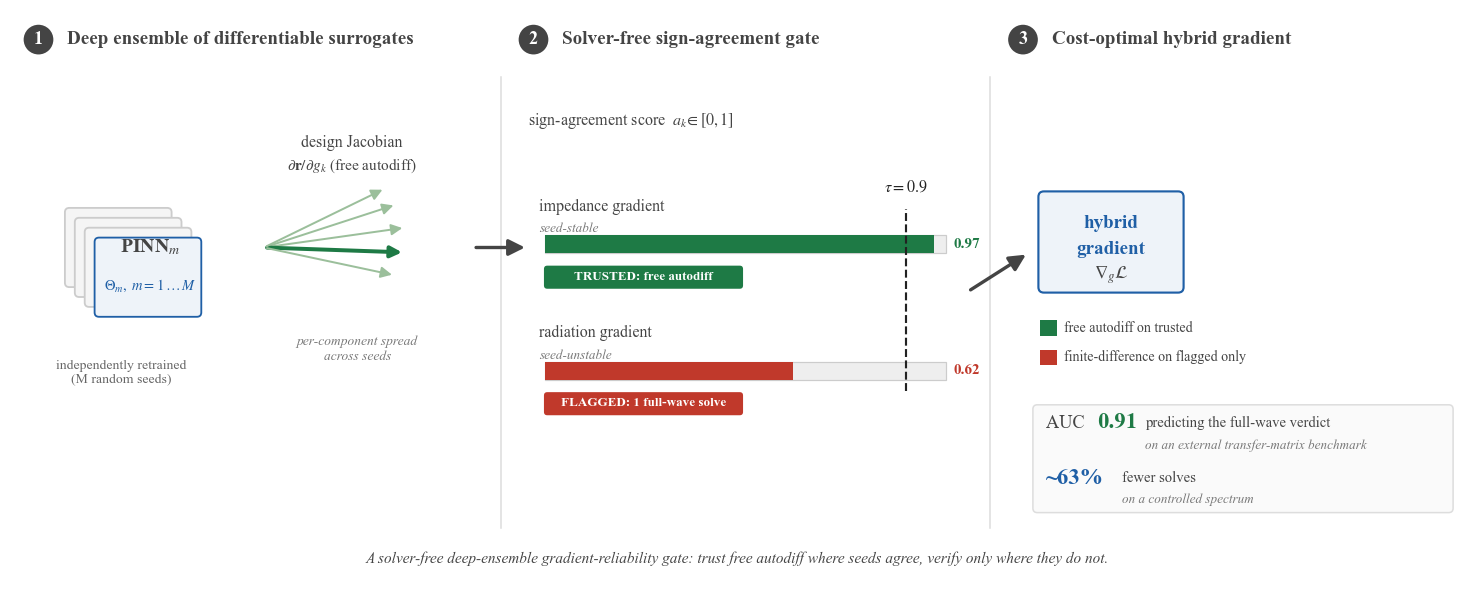

Here is the Python script that generated this plot:
# -*- coding: utf-8 -*-
# Elsevier graphical abstract for paper 2. landscape banner, single composite.
# three left-to-right stages: ensemble Jacobian -> sign-agreement gate -> hybrid gradient.
# numbers are the honest manuscript figures (external AUC 0.906~0.91, tau=0.9, 63% controlled).
import os
os.environ['KMP_DUPLICATE_LIB_OK'] = 'TRUE'
import numpy as np
import matplotlib
matplotlib.use('Agg')
import matplotlib.pyplot as plt
from matplotlib.patches import FancyBboxPatch, FancyArrowPatch, Rectangle, Circle

DIR = os.path.dirname(os.path.abspath(__file__))

# palette matches the paper's figures
NEU = '#444444'
SIG = '#1f5fa6'   # neutral / curve
ACC = '#c0392b'   # flagged / unreliable
GRN = '#1e7a45'   # trusted

plt.rcParams.update({
    'font.family': 'serif',
    'font.serif': ['Times New Roman'],
    'mathtext.fontset': 'stix',
    'pdf.fonttype': 42,
    'ps.fonttype': 42,
    'axes.spines.top': False,
    'axes.spines.right': False,
})

# canvas: ~1340 x 540 px at 100 dpi -> clears the >=531x1328 px floor
fig = plt.figure(figsize=(13.4, 5.4))
ax = fig.add_axes([0, 0, 1, 1])
ax.set_xlim(0, 134); ax.set_ylim(0, 54); ax.axis('off')

# light dividers between the three stages
for xd in (45.5, 90.0):
    ax.plot([xd, xd], [6, 47], color='#dddddd', lw=1.0, zorder=0)

# faint stage banners along the top
def stage_header(x, n, txt, col):
    ax.add_patch(Circle((x, 50.4), 1.35, facecolor=col, edgecolor='none', zorder=4))
    ax.text(x, 50.4, n, ha='center', va='center', fontsize=12, color='white',
            fontweight='bold', zorder=5)
    ax.text(x + 2.6, 50.4, txt, ha='left', va='center', fontsize=12.5,
            color=NEU, fontweight='bold')

stage_header(3.5, '1', 'Deep ensemble of differentiable surrogates', NEU)
stage_header(48.5, '2', 'Solver-free sign-agreement gate', NEU)
stage_header(93.0, '3', 'Cost-optimal hybrid gradient', NEU)

# ============================ STAGE 1 ============================
# M independently retrained surrogates -> a per-component design Jacobian,
# drawn as a small fan of gradient arrows with seed spread.
sx = 6.0
# stacked surrogate cards
for k in range(4):
    off = k * 0.9
    ax.add_patch(FancyBboxPatch((sx + off, 28 - off), 9.5, 7.0,
                 boxstyle='round,pad=0.1,rounding_size=0.4',
                 facecolor='#f5f5f5' if k < 3 else '#eef3f9',
                 edgecolor=SIG if k == 3 else '#cccccc', lw=1.2, zorder=3 + k))
ax.text(sx + 2.7 + 5.0, 31.5, r'PINN$_m$', ha='center', va='center',
        fontsize=13, fontweight='bold', color=NEU, zorder=8)
ax.text(sx + 2.7 + 5.0, 28.0, r'$\Theta_m,\;m=1\dots M$', ha='center', va='center',
        fontsize=9.5, color=SIG, zorder=8)
ax.text(sx + 5.0, 21.3, 'independently retrained\n(M random seeds)',
        ha='center', va='top', fontsize=9.0, color='#666666')

# fan of per-component gradient arrows (ensemble spread)
gx = 24.0; gy = 31.5
rng = np.random.default_rng(7)
angles = np.array([18, 8, -2, -12, 26])      # spread of the ensemble gradient
for j, a in enumerate(angles):
    r = 12.5 + rng.uniform(-0.6, 0.6)
    th = np.deg2rad(a)
    col = GRN if j == 2 else '#9bbf9b'        # central direction in trusted green
    lw = 2.6 if j == 2 else 1.3
    ax.add_patch(FancyArrowPatch((gx, gy), (gx + r * np.cos(th), gy + r * np.sin(th)),
                 arrowstyle='-|>', mutation_scale=15, color=col, lw=lw, zorder=6))
ax.text(gx + 8.0, gy + 9.5, 'design Jacobian', ha='center', va='center',
        fontsize=10.5, color=NEU)
ax.text(gx + 8.0, gy + 7.4, r'$\partial \mathbf{r}/\partial g_k$ (free autodiff)',
        ha='center', va='center', fontsize=10.0, color=NEU)
ax.text(gx + 8.5, gy - 8.0, 'per-component spread\nacross seeds',
        ha='center', va='top', fontsize=8.8, color='#777777', style='italic')

# ============================ STAGE 2 ============================
# sign-agreement gate scores each component; trust threshold tau=0.9.
# two example components: impedance (trusted) vs radiation (flagged).
ax.text(48.0, 43.0, r'sign-agreement score  $a_k\!\in[0,1]$',
        ha='left', va='center', fontsize=10.5, color=NEU)

# horizontal score axis
bx0, bx1 = 49.5, 86.0
by_imp, by_rad = 33.0, 21.5
ax.plot([bx0, bx1], [by_imp - 4.5, by_imp - 4.5], color='#bbbbbb', lw=0.0)  # spacer

def score_bar(y, label, sub, score, color, verdict, vcol):
    ax.text(bx0 - 0.5, y + 2.2, label, ha='left', va='center',
            fontsize=10.5, color=NEU)
    ax.text(bx0 - 0.5, y + 0.2, sub, ha='left', va='center',
            fontsize=8.6, color='#777777', style='italic')
    track_y = y - 2.0
    ax.add_patch(Rectangle((bx0, track_y), bx1 - bx0, 1.6,
                 facecolor='#eeeeee', edgecolor='#cccccc', lw=0.8, zorder=2))
    ax.add_patch(Rectangle((bx0, track_y), (bx1 - bx0) * score, 1.6,
                 facecolor=color, edgecolor='none', zorder=3))
    ax.text(bx1 + 0.7, track_y + 0.8, f'{score:.2f}', ha='left', va='center',
            fontsize=10, color=color, fontweight='bold')
    # verdict tag
    ax.add_patch(FancyBboxPatch((bx0, y - 5.2), 18.0, 2.0,
                 boxstyle='round,pad=0.05,rounding_size=0.3',
                 facecolor=vcol, edgecolor='none', zorder=4))
    ax.text(bx0 + 9.0, y - 4.2, verdict, ha='center', va='center',
            fontsize=8.6, color='white', fontweight='bold', zorder=5)

score_bar(by_imp, 'impedance gradient', 'seed-stable',
          0.97, GRN, 'TRUSTED: free autodiff', GRN)
score_bar(by_rad, 'radiation gradient', 'seed-unstable',
          0.62, ACC, 'FLAGGED: 1 full-wave solve', ACC)

# trust threshold tau = 0.9
tau = 0.9
xt = bx0 + (bx1 - bx0) * tau
ax.plot([xt, xt], [by_rad - 3.0, by_imp + 2.0], color='#222222', ls='--', lw=1.4, zorder=6)
ax.text(xt, by_imp + 3.2, r'$\tau = 0.9$', ha='center', va='bottom',
        fontsize=10.5, color='#222222', fontweight='bold')

# ============================ STAGE 3 ============================
# outcome: cost-optimal hybrid gradient + honest numbers.
hx = 94.5
ax.add_patch(FancyBboxPatch((hx, 27.5), 13.0, 9.0,
             boxstyle='round,pad=0.1,rounding_size=0.5',
             facecolor='#eef3f9', edgecolor=SIG, lw=1.4, zorder=3))
ax.text(hx + 6.5, 33.7, 'hybrid', ha='center', va='center',
        fontsize=12.5, fontweight='bold', color=SIG)
ax.text(hx + 6.5, 31.3, 'gradient', ha='center', va='center',
        fontsize=12.5, fontweight='bold', color=SIG)
ax.text(hx + 6.5, 29.0, r'$\nabla_g \mathcal{L}$', ha='center', va='center',
        fontsize=12, color=NEU)

# two feed-in legend lines: autodiff on trusted, FD only on flagged
ax.add_patch(Rectangle((hx, 23.5), 1.6, 1.4, facecolor=GRN, edgecolor='none'))
ax.text(hx + 2.2, 24.2, 'free autodiff on trusted',
        ha='left', va='center', fontsize=9.2, color=NEU)
ax.add_patch(Rectangle((hx, 20.8), 1.6, 1.4, facecolor=ACC, edgecolor='none'))
ax.text(hx + 2.2, 21.5, 'finite-difference on flagged only',
        ha='left', va='center', fontsize=9.2, color=NEU)

# honest headline numbers
ny = 14.5
ax.add_patch(FancyBboxPatch((hx - 0.5, ny - 7.0), 38.0, 9.6,
             boxstyle='round,pad=0.1,rounding_size=0.4',
             facecolor='#fafafa', edgecolor='#dddddd', lw=1.0, zorder=2))
ax.text(hx + 0.6, ny + 1.0, 'AUC ', ha='left', va='center', fontsize=12, color=NEU)
ax.text(hx + 5.2, ny + 1.0, '0.91', ha='left', va='center',
        fontsize=15, fontweight='bold', color=GRN)
ax.text(hx + 9.6, ny + 1.0, 'predicting the full-wave verdict',
        ha='left', va='center', fontsize=9.6, color=NEU)
ax.text(hx + 9.6, ny - 1.0, 'on an external transfer-matrix benchmark',
        ha='left', va='center', fontsize=8.6, color='#777777', style='italic')

ax.text(hx + 0.6, ny - 4.0, '~63%', ha='left', va='center',
        fontsize=15, fontweight='bold', color=SIG)
ax.text(hx + 7.5, ny - 4.0, 'fewer solves', ha='left', va='center',
        fontsize=9.6, color=NEU)
ax.text(hx + 7.5, ny - 5.9, 'on a controlled spectrum',
        ha='left', va='center', fontsize=8.6, color='#777777', style='italic')

# ============================ stage-to-stage arrows ============================
ax.add_patch(FancyArrowPatch((43.0, 31.5), (48.0, 31.5), arrowstyle='-|>',
             mutation_scale=22, color=NEU, lw=2.2, zorder=7))
ax.add_patch(FancyArrowPatch((88.0, 27.5), (93.5, 31.0), arrowstyle='-|>',
             mutation_scale=22, color=NEU, lw=2.2, zorder=7))

# bottom one-line takeaway
ax.text(67.0, 3.2,
        'A solver-free deep-ensemble gradient-reliability gate: trust free autodiff where seeds agree, verify only where they do not.',
        ha='center', va='center', fontsize=10.0, color=NEU, style='italic')

out_pdf = os.path.join(DIR, 'fig_graphical_p2.pdf')
out_png = os.path.join(DIR, 'fig_graphical_p2.png')
fig.savefig(out_pdf)
fig.savefig(out_png, dpi=110)
plt.close(fig)

# report pixel size of the png
try:
    from PIL import Image
    w, h = Image.open(out_png).size
    print(f'fig_graphical_p2: PNG {w}x{h} px (w x h), PDF + PNG written to {DIR}')
except Exception:
    print(f'fig_graphical_p2: written to {DIR}')
